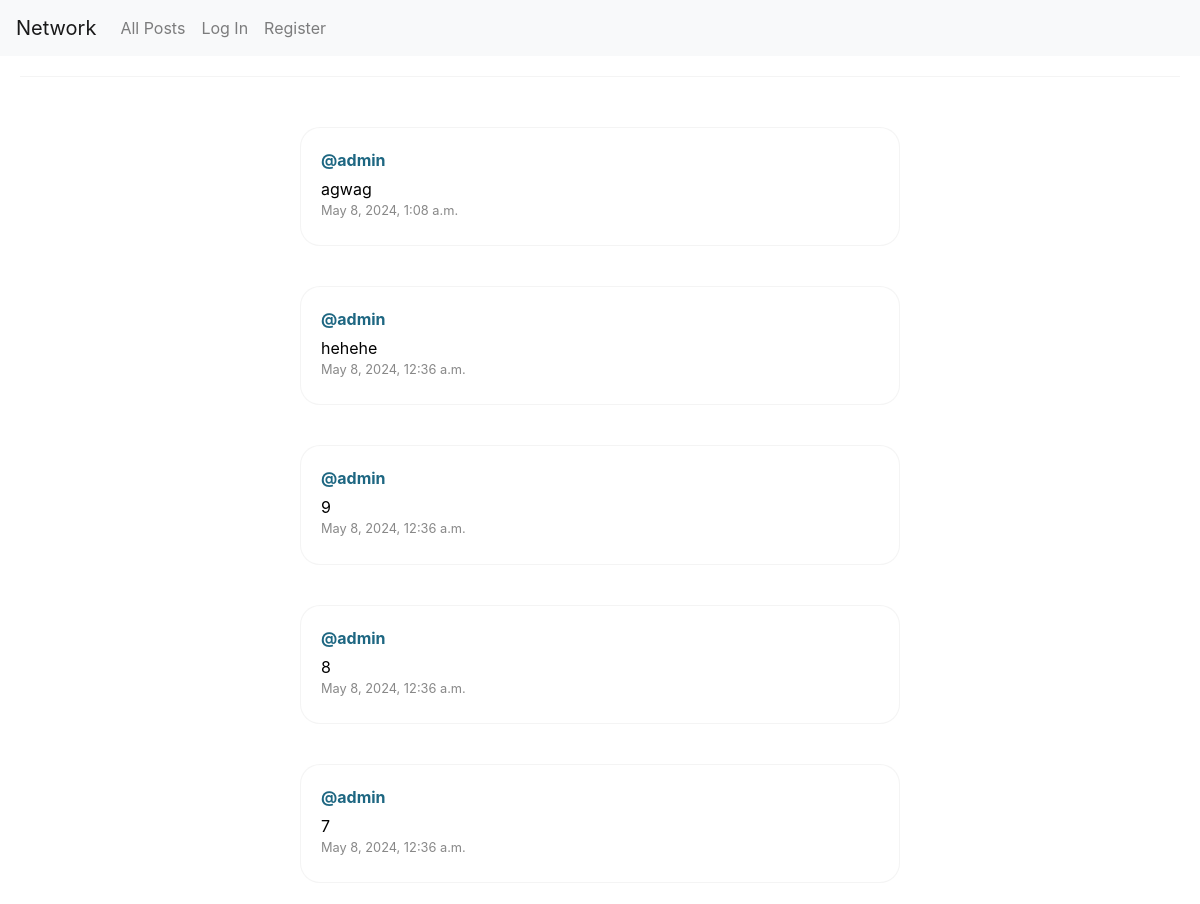
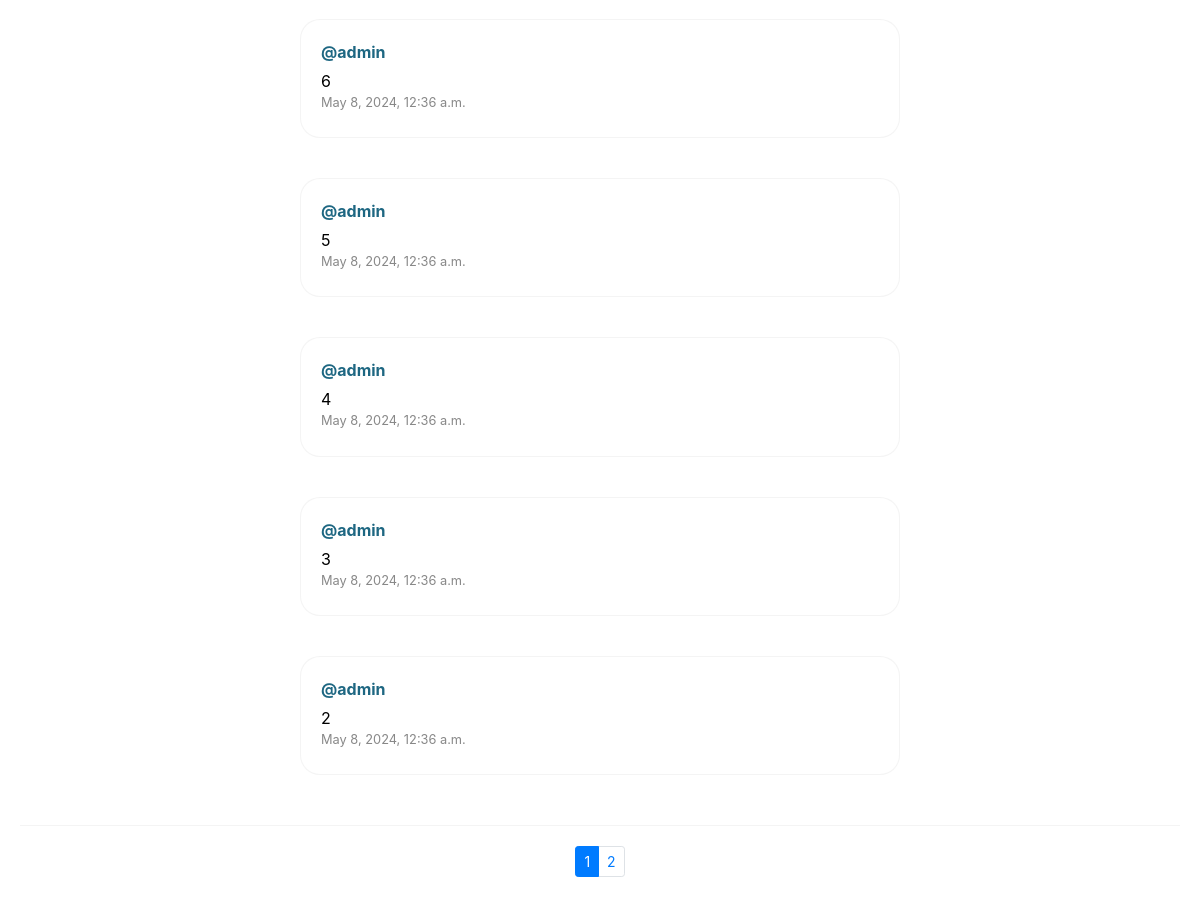
Before: / with the older database file (2 pictures, top to bottom).
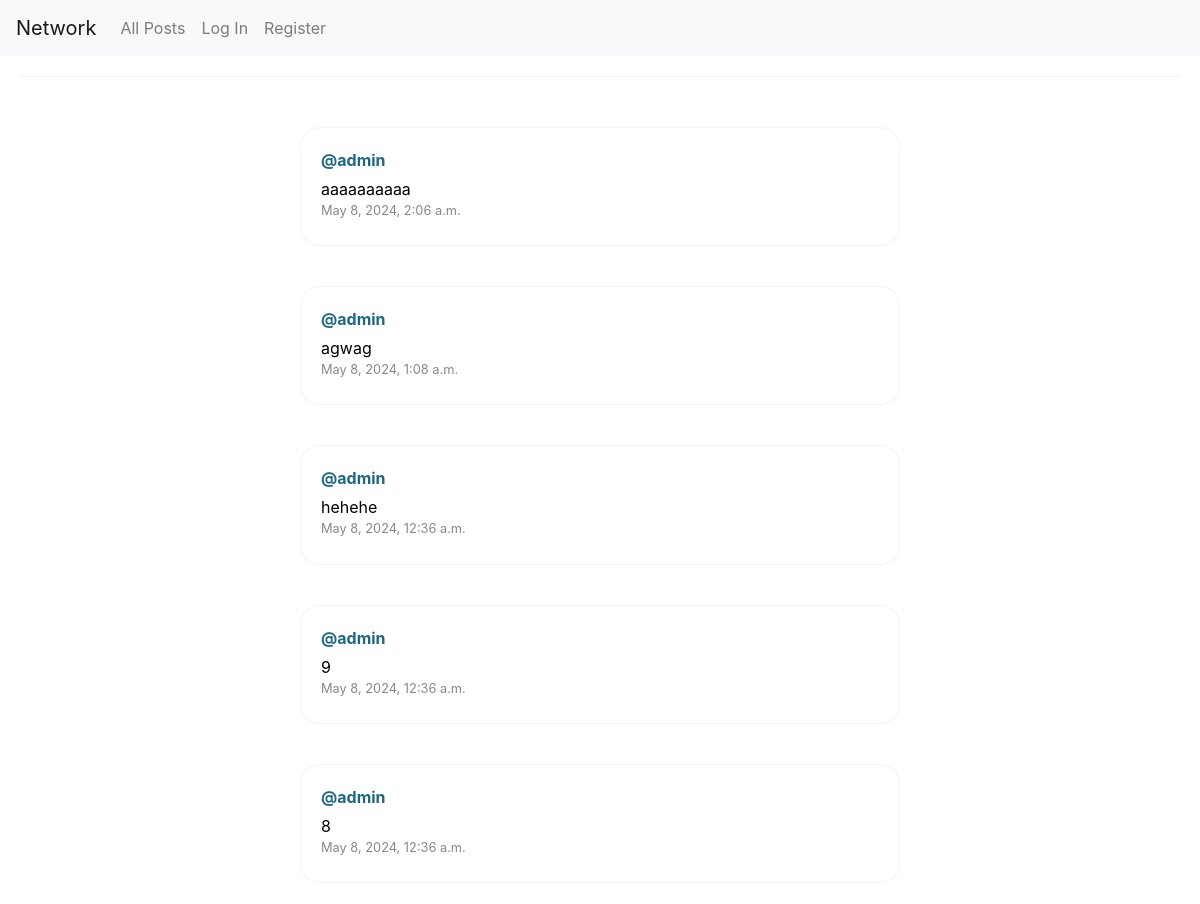
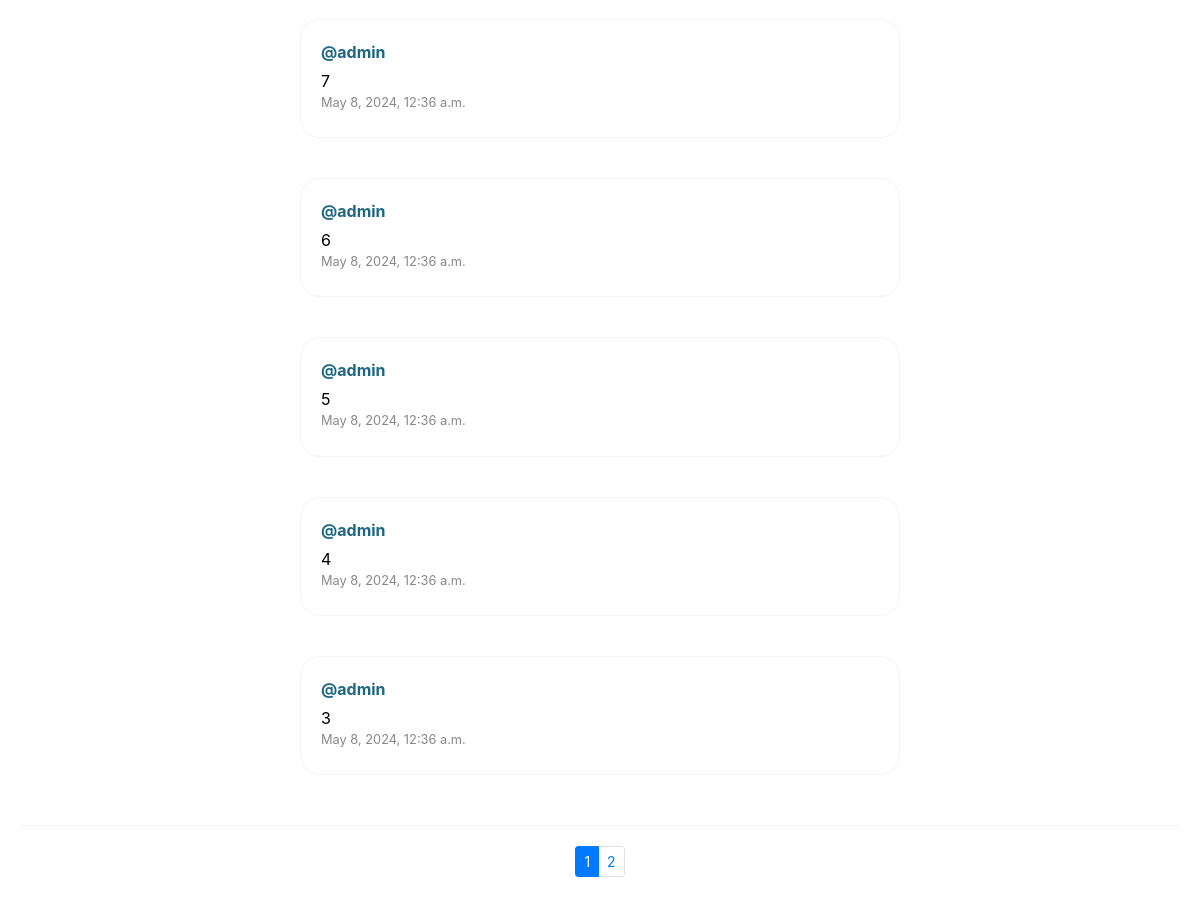
After: the same page with the newer database file (2 pictures, top to bottom).
### network/models.py (models this page shows, shortened)
class Post(models.Model):
    user = models.ForeignKey(User, on_delete=models.CASCADE, null=True, blank=True, related_name="author_post")
    content = models.CharField(max_length=280)
    date = models.DateTimeField(auto_now_add=True)

class User(AbstractUser):
    pass

### network/views.py (the view, shortened to what this page needs)
# urls.py: path("", views.index, name="index"),
def index(request):
    posts = Post.objects.order_by('-date')
    p = Paginator(posts, 10)
    page_num = request.GET.get('page')
    page_obj = p.get_page(page_num)
    return render(request, "network/index.html", {
        "posts": page_obj,
        "page_obj": page_obj
    })

### network/templates/network/index.html (shortened to what this page needs)
{% extends "network/layout.html" %}
{% block body %}
    <div id="all-posts" class="contenedor">
        {% for post in posts %}
        <a href="{% url 'post' post.id %}" class="no-link">
            <div class="comment post display">
                <div class="author">@{{ post.user }}</div>
                <div class="message">{{ post.content }}</div>
                <div class="timestamp">{{ post.date }}</div>
            </div>
        </a>
        {% endfor %}
    </div>
    {% include 'network/paginator.html' %}
{% endblock %}

Changed rows visible on the page:
no longer on this page (row unchanged): Post: user "admin", content "2", date "May 8, 2024, 12:36 a.m."
added Post: user "admin", content "aaaaaaaaaa", date "May 8, 2024, 2:06 a.m."
